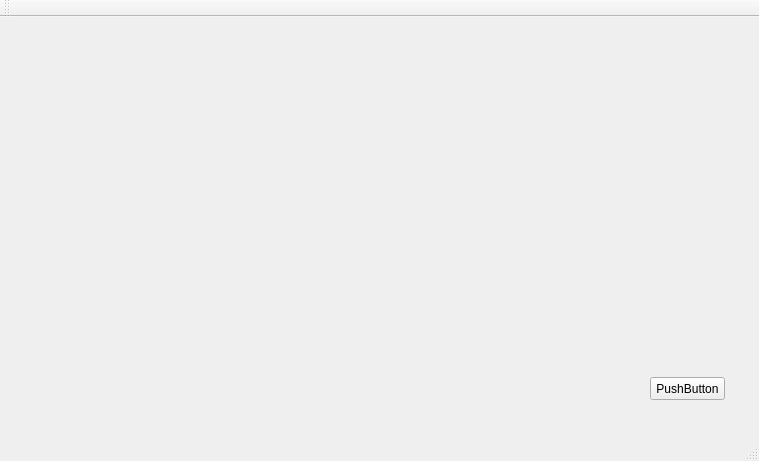
<?xml version="1.0" encoding="UTF-8"?>
<ui version="4.0">
 <class>MainWindow</class>
 <widget class="QMainWindow" name="MainWindow">
  <property name="geometry">
   <rect>
    <x>0</x>
    <y>0</y>
    <width>759</width>
    <height>461</height>
   </rect>
  </property>
  <property name="windowTitle">
   <string>MainWindow</string>
  </property>
  <widget class="QWidget" name="centralWidget">
   <widget class="QPushButton" name="pushButton">
    <property name="geometry">
     <rect>
      <x>650</x>
      <y>360</y>
      <width>75</width>
      <height>23</height>
     </rect>
    </property>
    <property name="text">
     <string>PushButton</string>
    </property>
   </widget>
  </widget>
  <widget class="QMenuBar" name="menuBar">
   <property name="geometry">
    <rect>
     <x>0</x>
     <y>0</y>
     <width>759</width>
     <height>21</height>
    </rect>
   </property>
  </widget>
  <widget class="QToolBar" name="toolBar">
   <attribute name="toolBarArea">
    <enum>TopToolBarArea</enum>
   </attribute>
   <attribute name="toolBarBreak">
    <bool>false</bool>
   </attribute>
  </widget>
  <widget class="QStatusBar" name="statusBar"/>
 </widget>
 <layoutdefault spacing="6" margin="11"/>
 <resources/>
 <connections/>
</ui>
